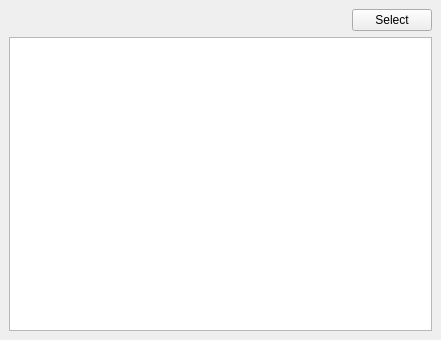
<ui version="4.0" >
 <class>AccountSummary</class>
 <widget class="QWidget" name="AccountSummary" >
  <property name="geometry" >
   <rect>
    <x>0</x>
    <y>0</y>
    <width>441</width>
    <height>340</height>
   </rect>
  </property>
  <property name="windowTitle" >
   <string>Account Summary</string>
  </property>
  <layout class="QVBoxLayout" >
   <property name="margin" >
    <number>9</number>
   </property>
   <property name="spacing" >
    <number>6</number>
   </property>
   <item>
    <layout class="QHBoxLayout" >
     <property name="margin" >
      <number>0</number>
     </property>
     <property name="spacing" >
      <number>6</number>
     </property>
     <item>
      <spacer>
       <property name="orientation" >
        <enum>Qt::Horizontal</enum>
       </property>
       <property name="sizeHint" >
        <size>
         <width>40</width>
         <height>20</height>
        </size>
       </property>
      </spacer>
     </item>
     <item>
      <widget class="QPushButton" name="selectKeys" >
       <property name="text" >
        <string>Select</string>
       </property>
      </widget>
     </item>
    </layout>
   </item>
   <item>
    <widget class="QTableView" name="summaryView" >
     <property name="focusPolicy" >
      <enum>Qt::WheelFocus</enum>
     </property>
     <property name="alternatingRowColors" >
      <bool>true</bool>
     </property>
     <property name="selectionMode" >
      <enum>QAbstractItemView::NoSelection</enum>
     </property>
     <property name="selectionBehavior" >
      <enum>QAbstractItemView::SelectRows</enum>
     </property>
     <property name="showGrid" >
      <bool>true</bool>
     </property>
     <property name="gridStyle" >
      <enum>Qt::DotLine</enum>
     </property>
    </widget>
   </item>
  </layout>
 </widget>
 <resources>
  <include location="profit.qrc" />
 </resources>
 <connections/>
</ui>
